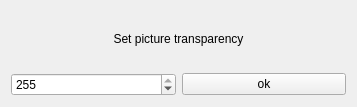
<?xml version="1.0" encoding="UTF-8"?>
<ui version="4.0">
 <class>TransparencyWidget</class>
 <widget class="QWidget" name="TransparencyWidget">
  <property name="geometry">
   <rect>
    <x>0</x>
    <y>0</y>
    <width>357</width>
    <height>107</height>
   </rect>
  </property>
  <property name="windowTitle">
   <string>Form</string>
  </property>
  <layout class="QVBoxLayout" name="verticalLayout">
   <item>
    <widget class="QLabel" name="label">
     <property name="text">
      <string>Set picture transparency</string>
     </property>
     <property name="alignment">
      <set>Qt::AlignCenter</set>
     </property>
    </widget>
   </item>
   <item>
    <layout class="QHBoxLayout" name="horizontalLayout">
     <item>
      <widget class="SpinBox" name="spinBox">
       <property name="minimum">
        <number>0</number>
       </property>
       <property name="maximum">
        <number>255</number>
       </property>
       <property name="value">
        <number>255</number>
       </property>
      </widget>
     </item>
     <item>
      <widget class="openImageButton" name="okBtn">
       <property name="text">
        <string>ok</string>
       </property>
      </widget>
     </item>
    </layout>
   </item>
  </layout>
 </widget>
 <customwidgets>
  <customwidget>
   <class>openImageButton</class>
   <extends>QPushButton</extends>
   <header>openimagebutton.h</header>
  </customwidget>
  <customwidget>
   <class>SpinBox</class>
   <extends>QSpinBox</extends>
   <header location="global">spinbox.h</header>
  </customwidget>
 </customwidgets>
 <resources/>
 <connections/>
</ui>
